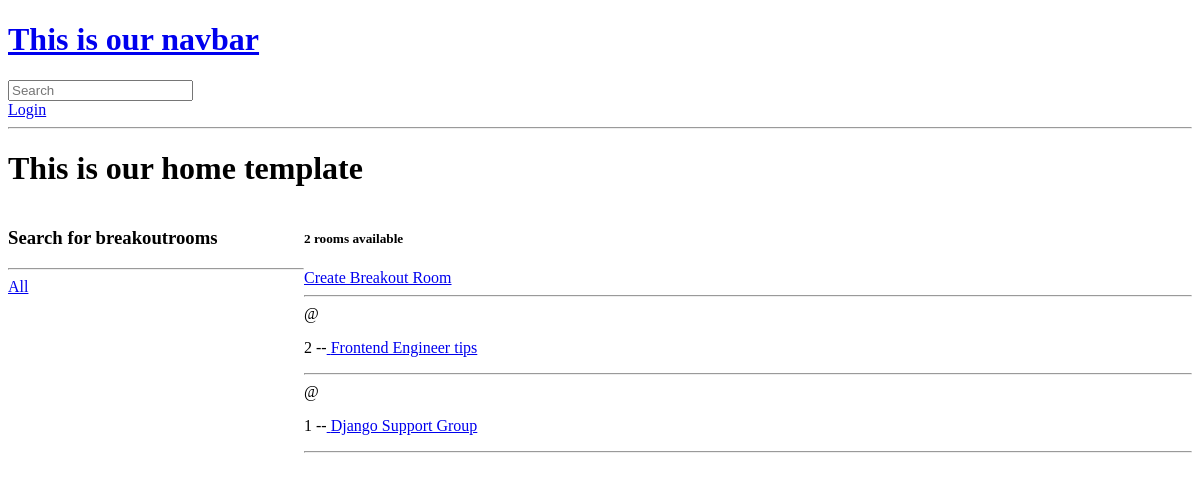
The app's page /, older data.
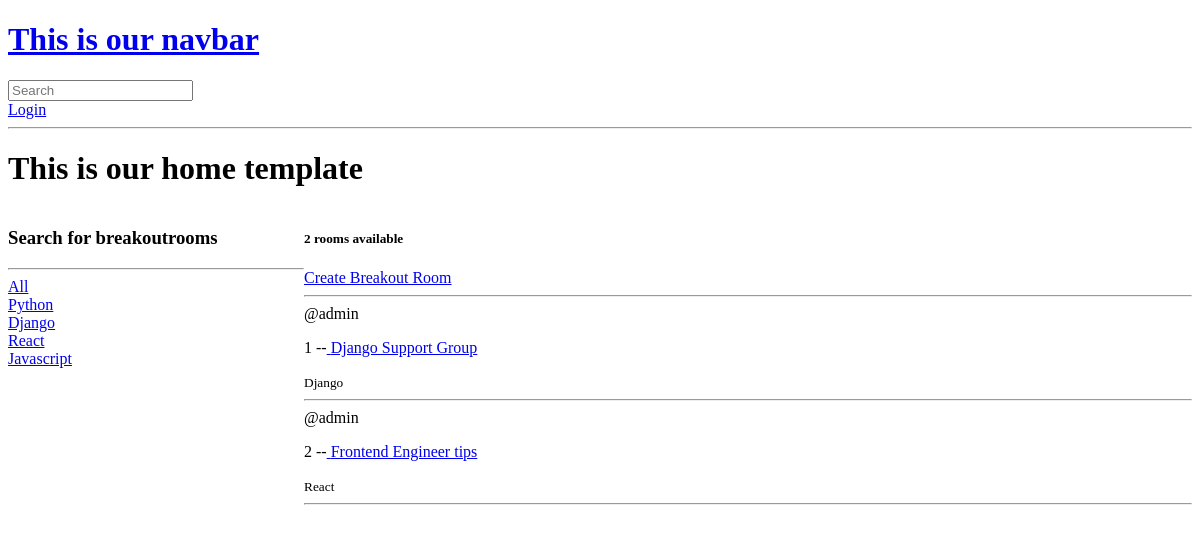
The same page, newer data.
### base/models.py (models this page shows, shortened)
class Room(models.Model):
    host = models.ForeignKey(User, on_delete=models.SET_NULL, null = True)
    topic= models.ForeignKey(Topic, on_delete=models.SET_NULL, null = True)
    name = models.CharField(max_length =200) # specify the attribute and its value
    description = models.TextField(null = True, blank = True) # by default null is set to False. Null = true means description can be blank. Null is for database and blank is for the form
    updated = models.DateTimeField(auto_now = True) #snapshot every time we save
    created = models.DateTimeField(auto_now_add = True) #snapshot the first time we add it
    class Meta:
        ordering = ['-updated', '-created']

class Topic(models.Model):
    name = models.CharField(max_length=100)

### base/views.py (the view)
# urls.py: path('', views.home, name="home"),
def home(request):
    q = request.GET.get('q') if request.GET.get('q') != None else ''
    rooms = Room.objects.filter(
        Q(topic__name__icontains=q) |
        Q(name__icontains=q) |
        Q(description__icontains=q)
        ) #querying the rooms from the database
    topics = Topic.objects.all()
    room_count = rooms.count()
    context = {'rooms': rooms, 'topics': topics, 'room_count': room_count}
    return render(request, 'base/home.html',context)

### base/templates/base/home.html (shortened to what this page needs)
{% extends 'main.html' %}
{% block content %}
<h1>This is our home template</h1>
<div class="home-container">
    <div>
        <h3>Search for breakoutrooms</h3>
        <hr>
        <div>
            <a href="{% url 'home' %}"> All </a>
        </div>
        {% for topic in topics %}
        <div>
            <a href="{% url 'home' %}?q={{topic.name}}"> {{topic.name}}</a>
        </div>
        {% endfor %}
    </div>
    <div>
        <h5> {{room_count}} rooms available </h5>
        <a href="{% url 'create-room' %}"> Create Breakout Room </a>
        <hr>
        <div>
            {% for room in rooms %}
            <div>
                <span>
                    @{{room.host.username}}
                </span>
                <p> {{room.id}} --<a href="{% url 'room' room.id %}"> {{room.name}}</a> </p>
                <small> {{room.topic.name}} </small>
                <hr>
            </div>
            {% endfor %}
        </div>
    </div>
</div>
{% endblock content %}

Row changes from the older to the newer data that the page shows:
added Topic: name "Python"
added Topic: name "Django"
added Topic: name "React"
added Topic: name "Javascript"
changed Room "Django Support Group": host.username (not shown) → "admin"; topic.name (not shown) → "Django"; moves up the list
changed Room "Frontend Engineer tips": host.username (not shown) → "admin"; topic.name (not shown) → "React"
